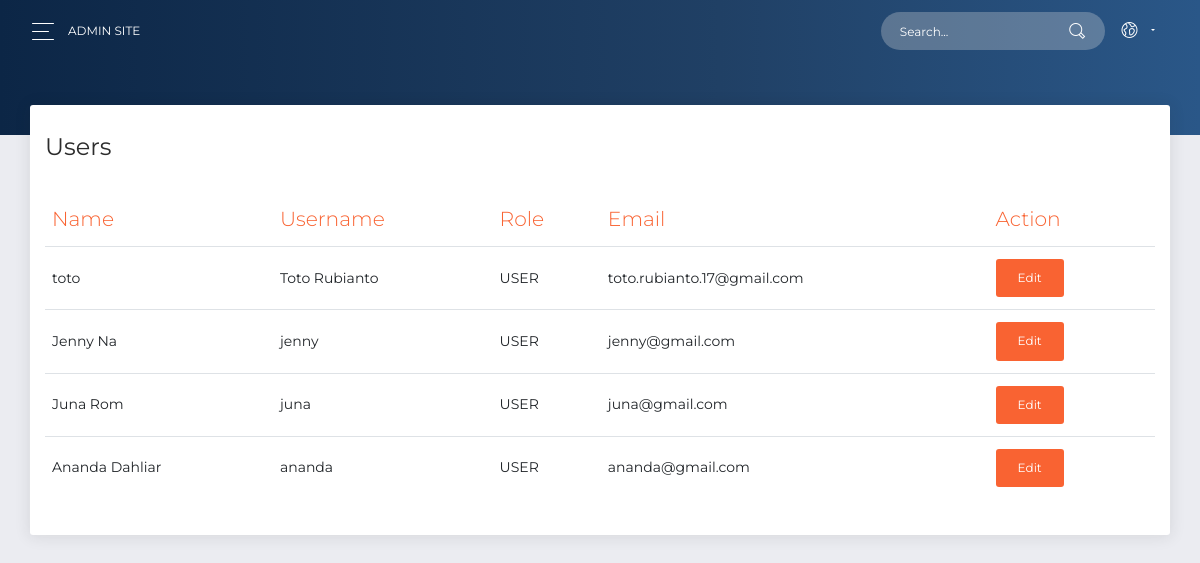
/admin/users (signed in), run on the app's committed database.
### tables this page shows
CREATE TABLE `users` (
  `id` int(11) NOT NULL,
  `username` varchar(50) NOT NULL,
  `email` varchar(50) NOT NULL,
  `password` varchar(50) NOT NULL,
  `role` varchar(50) NOT NULL,
  `name` varchar(50) NOT NULL
);

### www/App/Core/Controller.php (called while the page is built, shortened)
<?php
class Controller {
    public function loadTemplateAdmin($viewName, $viewData = array()){
        include 'App/Views/templateadmin.php';
    }
    public function loadViewInTemplate($viewName, $viewData) {
        extract($viewData);
        include 'App/Views/' . $viewName . '.php';
    }
}

### www/App/Controllers/adminController.php (called while the page is built, shortened)
<?php
class adminController extends Controller {
	public function __construct(){
		$this->User=new User;
	}
	public function users(){
		$admin=$this->User->get_user();
		$this->loadTemplateAdmin('admin/users', array('admin'=>$admin));
	}
}

### www/App/Core/Core.php (called while the page is built, shortened)
<?php
class Core {
	private $Url = null;
	private $Controller = '';
	private $Action = '';
	private $Params = [];
	Public function run(){
		$this->execute();
	}
	private function getUrl(){
		$url='/';
		if (isset($_GET['url'])){
			$url .=$_GET['url'];
		}
		$this->Url =$url;
	}
	private function getControllerActionParam() {
		if (!empty($this->Url) && $this->Url !='/') {
			$this->Url =explode('/', $this->Url);
			array_shift($this->Url);
			$this->Controller = $this->Url[0] . 'Controller';
			array_shift($this->Url);
		}else{
			$this->Url = explode('/', $this->Url);
			$this->Controller = 'indexController';
			$this->getAction();
			$this->getParams();
		}
	}
	private function getAction(){
		$this->Action ='index';
		if (isset($this->Url[0]) && !empty($this->Url[0])) {
			$this->Action =$this->Url[0];
			array_shift($this->Url);
		}
	}
	private function execute() {
		$fileClass = BASEDIR . "App/Controllers/" . $this->Controller . '.php';
		if(file_exists($fileClass)){
			require_once BASEDIR . "App/Core/Controller.php";
		}else{
		}
		$controllerClass = new $controllerClassName();
		call_user_func_array(array($controllerClass, $this->Action), $this->Params);
	}
}

### www/index.php (called while the page is built, shortened)
<?php
function autoload_classes($class_name)
{
	$filename = PROJECTPATH . '/' . str_replace('\\', '/', $class_name) .'.php';
}
require 'config.php';
$core = new App\Core\Core();
$core -> run();

### www/config.php (called while the page is built, shortened)
<?php
$config = array();
$config['dbname']= 'myDb';
$config['host']= 'db';
$config['password']= 'test';
$config['dbuser']= 'user';

### www/App/Core/Model.php (called while the page is built, shortened)
<?php
class Model {
	public function __construct() {
		global $config;
		$this->db = new mysqli($config['host'],$config['dbuser'],$config['password'],$config['dbname']);
	}
}

### www/App/Models/User.php (called while the page is built, shortened)
<?php
class User extends Model{
	public function get_user(){
		$sql="SELECT * FROM users WHERE role='USER'";
		$result=$this->db->query($sql);
		return $result;
	}
}

### www/App/Views/admin/users.php (the view, shortened to what this page needs)
<div class="content">
  <div class="card">
    <div class="card-header">
      <h4 class="card-title"> Users</h4>
    </div>
    <div class="card-body">
      <div class="table-responsive">
        <table class="table">
          <thead class=" text-primary">
            <th>
              Name
            </th>
            <th>
              Username
            </th>
            <th>
              Role
            </th>
            <th >
              Email
            </th>
            <th>
              Action
            </th>
          </thead>
          <tbody>
            <?php foreach ($admin as $key => $value) { ?>
              <tr>
                <td>
                  <?php echo $value['name']; ?>
                </td>
                <td>
                  <?php echo $value['username']; ?>
                </td>
                <td>
                  <?php echo $value['role']; ?>
                </td>
                <td>
                 <?php echo $value['email']; ?>
               </td>
               <td>
                <a href="" class="btn btn-primary mr-2" data-toggle="modal" data-target="#exampleModal" data-whatever="<?php echo $value['id'] ?>" data-role="<?php echo $value['role'] ?>">Edit</a>
              </tr>
            <?php } ?>
          </tbody>
        </table>
      </div>
    </div>
  </div>
</div>

### data on the page
users: name "toto", username "Toto Rubianto", role "USER", email "toto.rubianto.17@gmail.com"
users: name "Jenny Na", username "jenny", role "USER", email "jenny@gmail.com"
users: name "Juna Rom", username "juna", role "USER", email "juna@gmail.com"
users: name "Ananda Dahliar", username "ananda", role "USER", email "ananda@gmail.com"
